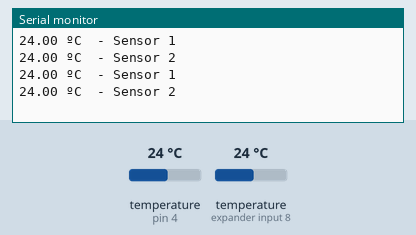
Simulated run of this sketch. Board: Arduino Uno, built with avr-gcc and run on an emulated ATmega328P. On the bench: the last lines printed to the serial monitor. Inputs (shaded band) come from the test bench; at power-on: temperature (sensors on pin 4, expander input 8) 24 °C.

Above: at 7.3 s.
7.4 s: temperature (sensor on pin 4) set to 12 °C
At 13.7 s:
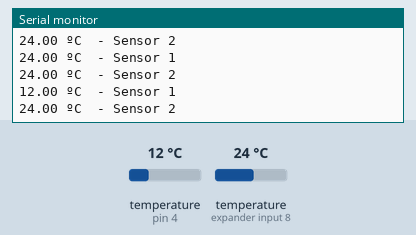
14.1 s: temperature (sensor on expander input 8) set to 12 °C
At 18.6 s:
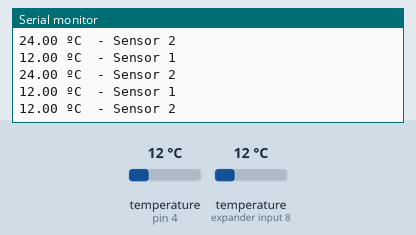
20.8 s: temperature (sensor on pin 4) set to 19 °C
At 24.7 s:
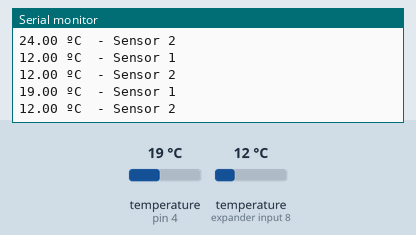
27.5 s: temperature (sensor on expander input 8) set to 19 °C
At 30.6 s:
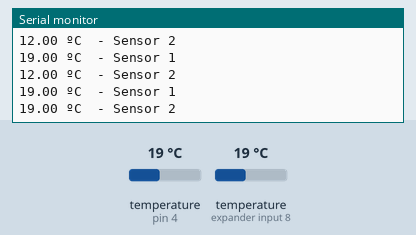
Timing chart, 0 to 32.1 s (numbered marks = the images above; inputs shaded):
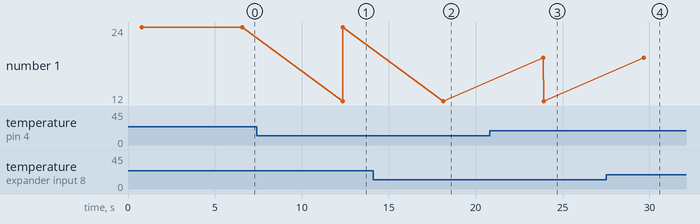

Measured:
- after the input at 7.4 s, the serial monitor: prints a new line after 4.9 s (image 1)
- after the input at 14.1 s, the serial monitor: prints a new line after 4.0 s (image 2)
- after the input at 20.8 s, the serial monitor: prints a new line after 3.1 s (image 3)
- after the input at 27.5 s, the serial monitor: prints a new line after 2.2 s (image 4)

The sketch:

DS18B20_multiple_Sensoren.ino
```cpp
/*
Project:  Multiple DS18B20 Temperatur Sensors on 1-Wire
Author:   Thomas Edlinger for www.edistechlab.com
Date:     Created 17.10.2021
Version:  V1.0
IDE:      Arduino IDE 1.8.16
 
Required Board (Tools -> Board -> Boards Manager...)
 - Board: esp8266 by ESP8266 Community   V3.0.2
 - Board: esp32   by Espressif Systems   V1.0.6

Required libraries (sketch -> include library -> manage libraries)
 - OneWire libary V2.3.5 by Jim Studt
 - DallasTemperature V3.9.0 by Miles Burton

Connect the DS18B20 Sensor:
Sensor         ESP32    ESP8266    UNO      Mega
VDD            3,3V     3,3V       5V       5V
DQ / 4,7kOhm   4        4          4        4
GND            GND      GND        GND      GND
*/

#include <OneWire.h>
#include <DallasTemperature.h>

const int oneWireBus = 4;   //GPIO Pin 1-Wire Bus
OneWire oneWire(oneWireBus);
DallasTemperature sensors(&oneWire);

//Sensor 1: 28  CC  32  07  D6  01  3C  6C
//Sensor 2: 28  F7  2C  07  D6  01  3C  A7
float tempSensor1, tempSensor2;
uint8_t sensor1[8] = { 0x28, 0xCC, 0x32, 0x07, 0xD6, 0x01, 0x3C, 0x6C  };
uint8_t sensor2[8] = { 0x28, 0xF7, 0x2C, 0x07, 0xD6, 0x01, 0x3C, 0xA7  };

void setup() {
  Serial.begin(115200);
  sensors.begin();
}

void loop() {
  sensors.requestTemperatures();
  tempSensor1 = sensors.getTempC(sensor1); // Gets the Sensor 1 values
  tempSensor2 = sensors.getTempC(sensor2); // Gets the Sensor 2 values
  Serial.print(tempSensor1);
  Serial.println(" ºC  - Sensor 1");
  Serial.print(tempSensor2);
  Serial.println(" ºC  - Sensor 2");
  delay(5000);
}
```
